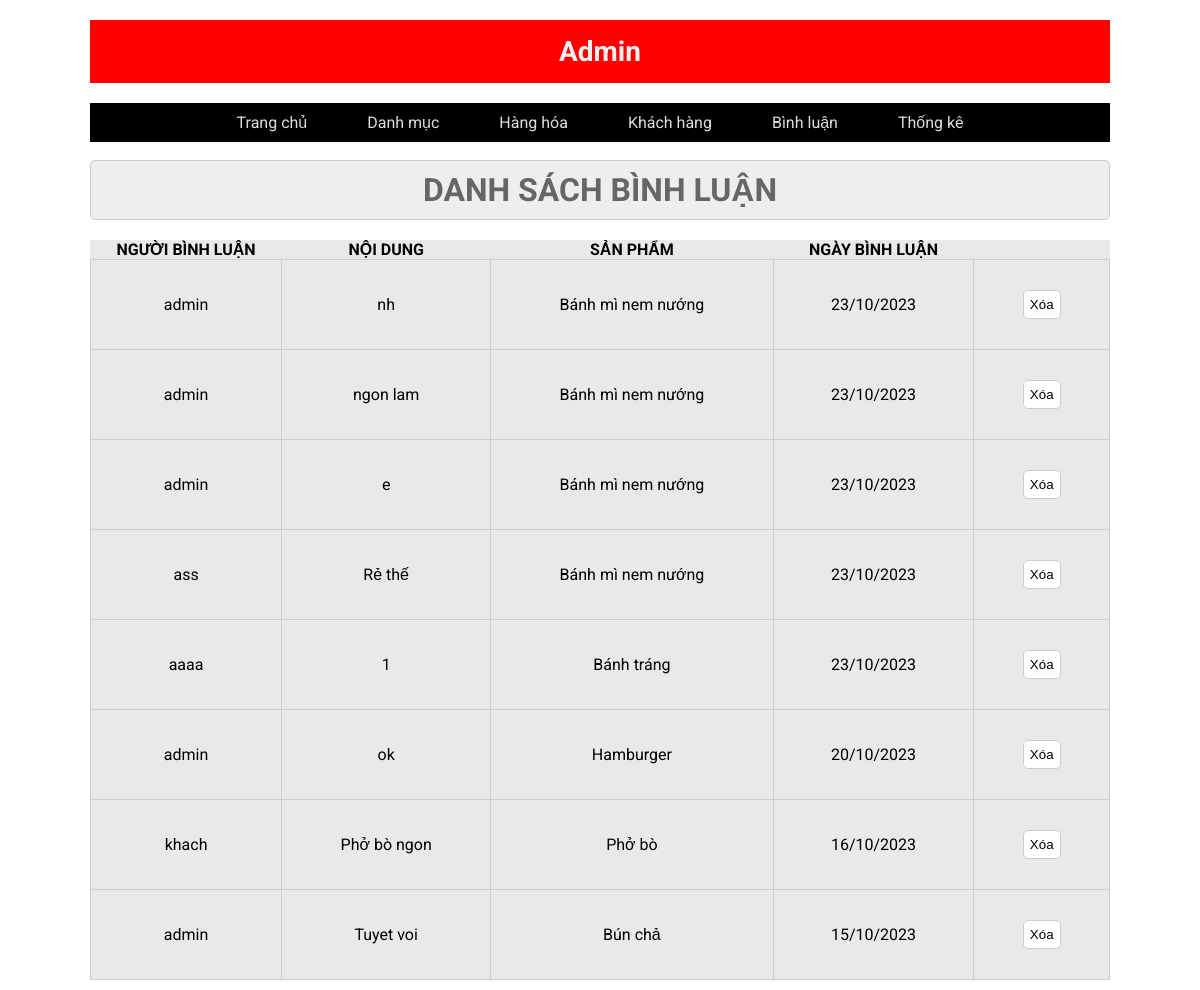
Page /admin/index.php?act=listbl (signed in) on the committed database.
### tables this page shows
CREATE TABLE `binhluan` (
  `id` int(11) NOT NULL,
  `noidung` varchar(255) NOT NULL,
  `iduser` int(11) NOT NULL,
  `idproduct` int(11) NOT NULL,
  `ngaybinhluan` date DEFAULT NULL
);

CREATE TABLE `taikhoan` (
  `id` int(11) NOT NULL,
  `user` varchar(50) NOT NULL,
  `pass` varchar(50) NOT NULL,
  `email` varchar(255) NOT NULL,
  `address` varchar(255) DEFAULT NULL,
  `img` varchar(255) NOT NULL,
  `vaitro` int(1) NOT NULL DEFAULT 0
);

CREATE TABLE `sanpham` (
  `id` int(11) NOT NULL,
  `name` varchar(255) NOT NULL,
  `price` double(10,2) NOT NULL DEFAULT 0.00,
  `img` varchar(255) NOT NULL,
  `mota` text NOT NULL,
  `luotxem` int(11) NOT NULL DEFAULT 0,
  `status` int(1) NOT NULL,
  `iddm` int(11) NOT NULL
);

### model/pdo.php (called while the page is built, shortened)
<?php
function pdo_get_connection(){
    $servername = "localhost";
    $username = "root";
    $password = "";
    try {
        $conn = new PDO("mysql:host=$servername;dbname=duanmau2023", $username, $password);
        $conn->setAttribute(PDO::ATTR_ERRMODE, PDO::ERRMODE_EXCEPTION);
        return $conn;
    } catch(PDOException $e) {
        echo "Connection failed: " . $e->getMessage();
    }
}
function pdo_query($sql){
    $sql_args=array_slice(func_get_args(),1);
    try{
        $conn=pdo_get_connection();
        $stmt=$conn->prepare($sql);
        $stmt->execute($sql_args);
        $rows=$stmt->fetchAll();
        return $rows;
    }
    catch(PDOException $e){
        throw $e;
    }
    finally{
        unset($conn);
    }
}
?>

### admin/binhluan/list.php (the view)
<div class="row2">
    <div class="row2 font_title">
    <h1>DANH SÁCH BÌNH LUẬN</h1>
    </div>
    <div class="row2 form_content ">
        <form action="index.php?act=listbl" method="POST">
            <div class="row2 mb10 formds_loai">
                <table>
                    <tr>
                        <th>NGƯỜI BÌNH LUẬN</th>
                        <th>NỘI DUNG</th>
                        <th>SẢN PHẨM</th>
                        <th>NGÀY BÌNH LUẬN</th>
                    </tr>
                    <?php foreach($binhluan as $row) {
                        extract($row);
                        $delete = "index.php?act=deletebl&id=$id";
                    ?>
                        <tr>
                            <td><?=$user?></td>
                            <td><?=$noidung?></td>
                            <td><?=$name?></td>
                            <td><?= date("d/m/Y", strtotime($ngaybinhluan)) ?></td>
                            <td>
                                <a onclick="return confirm('Bạn có chắc muốn xóa bình luận này');" href="<?=$delete?>"><input type="button" value="Xóa"></a>
                            </td>
                        </tr>
                    <?php } ?>
                </table>
            </div>
        </form>
    </div>
</div>

### css/style.css (style rules this page uses)
* { margin:0; padding:0; box-sizing:border-box; }
body { font-family:'Roboto', sans-serif; }
.row2 { float:left; width:100%; }
.mb10 { margin-bottom:10px; }
.form_account input[type="reset"], .form_account input[type="submit"], .form_content input[type="submit"], .form_content input[type="reset"], .form_content input[type="button"] { padding:6px; background:white; border:1px solid #CCC; border-radius:5px; }
.font_title { background-color:#EEE; border:1px #CCC solid; color:#666; border-radius:5px; padding:10px 20px; text-align: center; }
.formds_loai { margin-top: 20px; }
.formds_loai table { width:100%; border-collapse:collapse; background-color:#e9e9e9; padding:20px; }
.formds_loai table td { padding:10px 20px; border:1px #ccc solid; padding:30px; }
.formds_loai td { text-align: center; }
.cart th,td { border: 1px solid #000; }

### rows in the picture
binhluan: iduser.user "admin", noidung "nh", idproduct.name "Bánh mì nem nướng", ngaybinhluan "23/10/2023"
binhluan: iduser.user "admin", noidung "ngon lam", idproduct.name "Bánh mì nem nướng", ngaybinhluan "23/10/2023"
binhluan: iduser.user "admin", noidung "e", idproduct.name "Bánh mì nem nướng", ngaybinhluan "23/10/2023"
binhluan: iduser.user "ass", noidung "Rẻ thế", idproduct.name "Bánh mì nem nướng", ngaybinhluan "23/10/2023"
binhluan: iduser.user "aaaa", noidung "1", idproduct.name "Bánh tráng", ngaybinhluan "23/10/2023"
binhluan: iduser.user "admin", noidung "ok", idproduct.name "Hamburger", ngaybinhluan "20/10/2023"
binhluan: iduser.user "khach", noidung "Phở bò ngon", idproduct.name "Phở bò", ngaybinhluan "16/10/2023"
binhluan: iduser.user "admin", noidung "Tuyet voi", idproduct.name "Bún chả", ngaybinhluan "15/10/2023"
